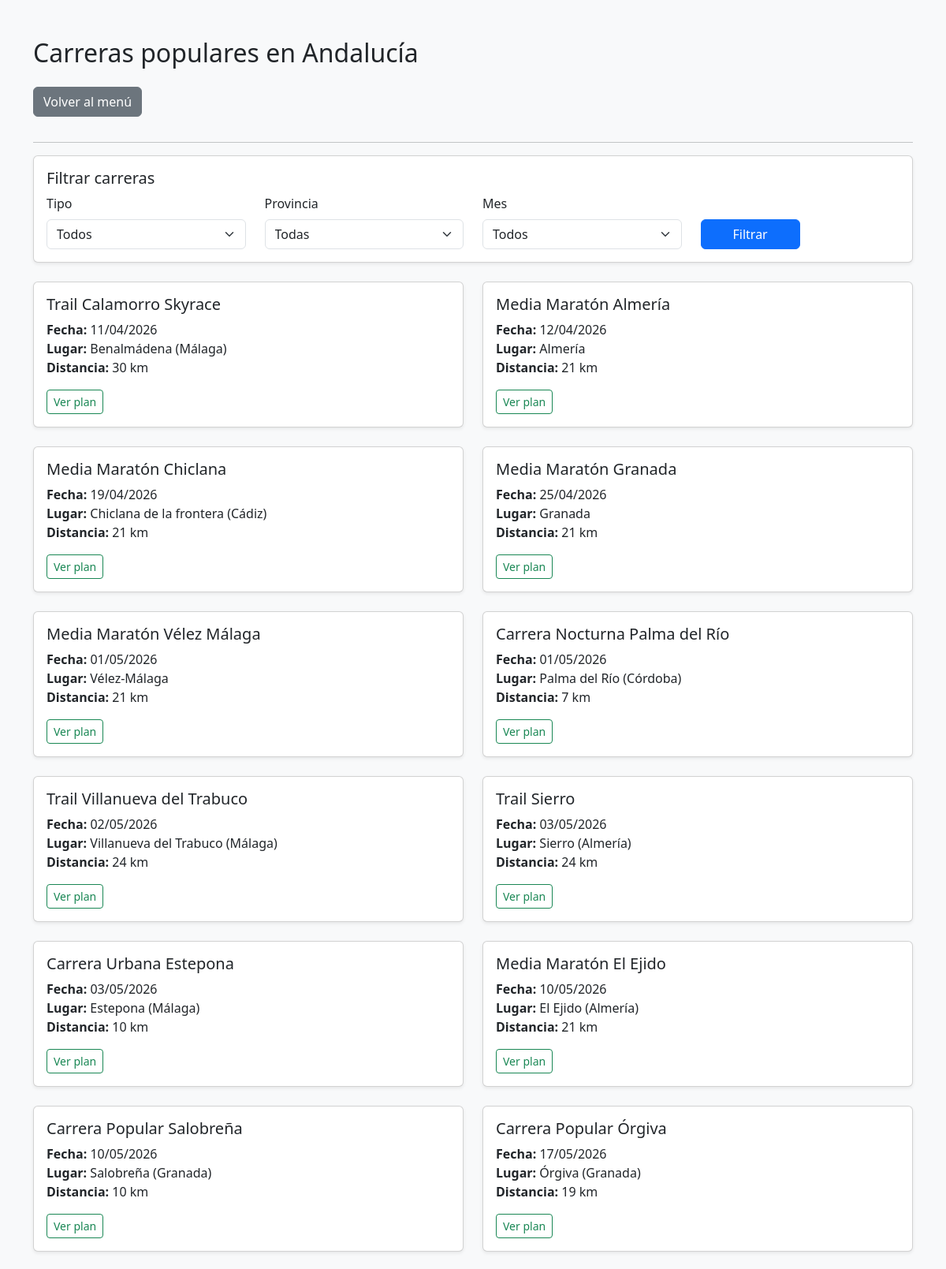
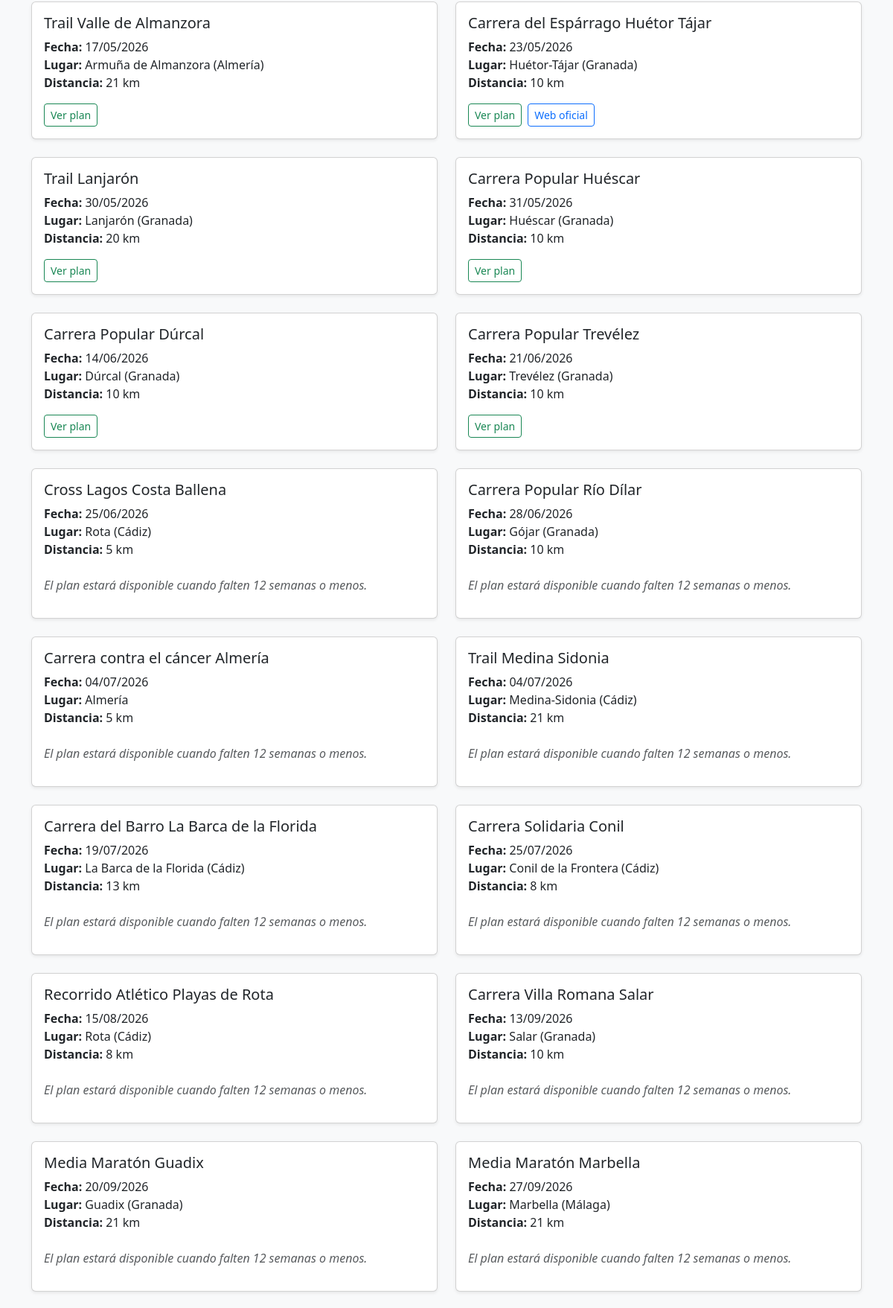
Page /runclub/carreras.php (signed in, upper part) on the committed database (2 pictures, top to bottom).
### tables this page shows
CREATE TABLE `carreras` (
  `id` int(11) NOT NULL,
  `nombre` varchar(100) NOT NULL,
  `fecha` date NOT NULL,
  `lugar` varchar(100) NOT NULL,
  `distancia` int(11) NOT NULL,
  `created_at` timestamp NOT NULL DEFAULT current_timestamp(),
  `tipo` varchar(50) NOT NULL,
  `web_oficial` varchar(255) DEFAULT NULL
);

### runclub/carreras.php (the view, shortened to what this page needs)
<?php
include("conexion.php");
$sql = "SELECT * FROM carreras WHERE fecha >= CURDATE()";
$sql .= " ORDER BY fecha ASC";
$resultado = $conn->query($sql);
?>
<!DOCTYPE html>
<html>
<head>
    <link href="https://cdn.jsdelivr.net/npm/bootstrap@5.3.2/dist/css/bootstrap.min.css" rel="stylesheet">
</head>
<body class="bg-light">
<div class="container mt-5">
<h2>Carreras populares en Andalucía</h2>
<a href="dashboard.php" class="btn btn-secondary mb-3 mt-3">Volver al menú</a>
<hr>
<div class="card mb-4 shadow-sm">
    <div class="card-body">
        <h5 class="card-title">Filtrar carreras</h5>
        <form method="GET" action="carreras.php">
            <div class="row">
                <div class="col-md-3">
                    <label class="form-label">Tipo</label>
                    <select name="tipo" class="form-select">
                        <option value="">Todos</option>
                    </select>
                </div>
                <div class="col-md-3">
                    <label class="form-label">Provincia</label>
                    <select name="provincia" class="form-select">
                        <option value="">Todas</option>
                    </select>
                </div>
                <div class="col-md-3">
                    <label class="form-label">Mes</label>
                    <select name="mes" class="form-select">
                        <option value="">Todos</option>
                    </select>
                </div>
                <div class="col-md-3 d-flex align-items-end gap-2">
                    <button type="submit" class="btn btn-primary w-50">
                        Filtrar
                    </button>
                </div>
            </div>
        </form>
    </div>
</div>
<?php
if ($resultado->num_rows > 0) {
    echo "<div class='row'>";
    $usuario_id = $_SESSION["id"];
    while ($carrera = $resultado->fetch_assoc()) {
        $carrera_id = $carrera["id"];
        $sql_check = "SELECT * FROM planes_entrenamiento
                    WHERE usuario_id = '$usuario_id'
                    AND carrera_id = '$carrera_id'";
        $resultado_check = $conn->query($sql_check);
        $plan_guardado = $resultado_check->num_rows > 0;
        $fecha_formateada = date("d/m/Y", strtotime($carrera["fecha"]));
        echo "<div class='col-md-6'>";
        echo "<div class='card mb-4 shadow-sm'>";
        echo "<div class='card-body'>";
        echo "<h5 class='card-title'>" . $carrera["nombre"] . "</h5>";
        echo "<p class='card-text'>";
        echo "<strong>Fecha:</strong> " . $fecha_formateada . "<br>";
        echo "<strong>Lugar:</strong> " . $carrera["lugar"] . "<br>";
        echo "<strong>Distancia:</strong> " . $carrera["distancia"] . " km";
        echo "</p>";
        $fecha_carrera = new DateTime($carrera["fecha"]);
        $hoy = new DateTime();
        $diferencia = $hoy->diff($fecha_carrera);
        $semanas = floor($diferencia->days / 7);
    if ($semanas > 0) {
        echo "<div class='d-flex gap-2 mt-2'>";
        if ($semanas <= 12) {
        if ($plan_guardado) {
            echo "<a href='plan.php?carrera_id=" . $carrera["id"] . "'
                class='btn btn-success btn-sm'>
                Plan guardado
                </a>";
        } else {
            echo "<a href='plan.php?carrera_id=" . $carrera["id"] . "'
                class='btn btn-outline-success btn-sm'>
                Ver plan
                </a>";
    }
}
        if (!empty($carrera["web_oficial"])) {
            echo "<a href='" . $carrera["web_oficial"] . "'
                target='_blank'
                class='btn btn-outline-primary btn-sm'>
                Web oficial
              </a>";
    }
        echo "</div>";
        if ($semanas > 12) {
            echo "<p class='text-muted mt-2'>
                <em>El plan estará disponible cuando falten 12 semanas o menos.</em>
              </p>";
        }
    } else {
        echo "<p class='text-danger'>
            <strong>La carrera es esta semana.</strong>
          </p>";
    }
        echo "</div>";
        echo "</div>";
        echo "</div>";
    }
    echo "</div>";
} else {
    echo "No hay carreras disponibles.";
}
?>

### rows in the picture
carreras: nombre "Trail Calamorro Skyrace", fecha "11/04/2026", lugar "Benalmádena (Málaga)", distancia "30"
carreras: nombre "Media Maratón Almería", fecha "12/04/2026", lugar "Almería", distancia "21"
carreras: nombre "Media Maratón Chiclana", fecha "19/04/2026", lugar "Chiclana de la frontera (Cádiz)", distancia "21"
carreras: nombre "Media Maratón Granada", fecha "25/04/2026", lugar "Granada", distancia "21"
carreras: nombre "Media Maratón Vélez Málaga", fecha "01/05/2026", lugar "Vélez-Málaga", distancia "21"
carreras: nombre "Carrera Nocturna Palma del Río", fecha "01/05/2026", lugar "Palma del Río (Córdoba)", distancia "7"
carreras: nombre "Trail Villanueva del Trabuco", fecha "02/05/2026", lugar "Villanueva del Trabuco (Málaga)", distancia "24"
carreras: nombre "Trail Sierro", fecha "03/05/2026", lugar "Sierro (Almería)", distancia "24"
carreras: nombre "Carrera Urbana Estepona", fecha "03/05/2026", lugar "Estepona (Málaga)", distancia "10"
carreras: nombre "Media Maratón El Ejido", fecha "10/05/2026", lugar "El Ejido (Almería)", distancia "21"
carreras: nombre "Carrera Popular Salobreña", fecha "10/05/2026", lugar "Salobreña (Granada)", distancia "10"
carreras: nombre "Carrera Popular Órgiva", fecha "17/05/2026", lugar "Órgiva (Granada)", distancia "19"
carreras: nombre "Trail Valle de Almanzora", fecha "17/05/2026", lugar "Armuña de Almanzora (Almería)", distancia "21"
carreras: nombre "Carrera del Espárrago Huétor Tájar", fecha "23/05/2026", lugar "Huétor-Tájar (Granada)", distancia "10"
carreras: nombre "Trail Lanjarón", fecha "30/05/2026", lugar "Lanjarón (Granada)", distancia "20"
carreras: nombre "Carrera Popular Huéscar", fecha "31/05/2026", lugar "Huéscar (Granada)", distancia "10"
carreras: nombre "Carrera Popular Dúrcal", fecha "14/06/2026", lugar "Dúrcal (Granada)", distancia "10"
carreras: nombre "Carrera Popular Trevélez", fecha "21/06/2026", lugar "Trevélez (Granada)", distancia "10"
carreras: nombre "Cross Lagos Costa Ballena", fecha "25/06/2026", lugar "Rota (Cádiz)", distancia "5", shows "El plan estará disponible cuando falten 12 semanas o menos."
carreras: nombre "Carrera Popular Río Dílar", fecha "28/06/2026", lugar "Gójar (Granada)", distancia "10", shows "El plan estará disponible cuando falten 12 semanas o menos."
carreras: nombre "Carrera contra el cáncer Almería", fecha "04/07/2026", lugar "Almería", distancia "5", shows "El plan estará disponible cuando falten 12 semanas o menos."
carreras: nombre "Trail Medina Sidonia", fecha "04/07/2026", lugar "Medina-Sidonia (Cádiz)", distancia "21", shows "El plan estará disponible cuando falten 12 semanas o menos."
carreras: nombre "Carrera del Barro La Barca de la Florida", fecha "19/07/2026", lugar "La Barca de la Florida (Cádiz)", distancia "13", shows "El plan estará disponible cuando falten 12 semanas o menos."
carreras: nombre "Carrera Solidaria Conil", fecha "25/07/2026", lugar "Conil de la Frontera (Cádiz)", distancia "8", shows "El plan estará disponible cuando falten 12 semanas o menos."
carreras: nombre "Recorrido Atlético Playas de Rota", fecha "15/08/2026", lugar "Rota (Cádiz)", distancia "8", shows "El plan estará disponible cuando falten 12 semanas o menos."
carreras: nombre "Carrera Villa Romana Salar", fecha "13/09/2026", lugar "Salar (Granada)", distancia "10", shows "El plan estará disponible cuando falten 12 semanas o menos."
carreras: nombre "Media Maratón Guadix", fecha "20/09/2026", lugar "Guadix (Granada)", distancia "21", shows "El plan estará disponible cuando falten 12 semanas o menos."
carreras: nombre "Media Maratón Marbella", fecha "27/09/2026", lugar "Marbella (Málaga)", distancia "21", shows "El plan estará disponible cuando falten 12 semanas o menos."
